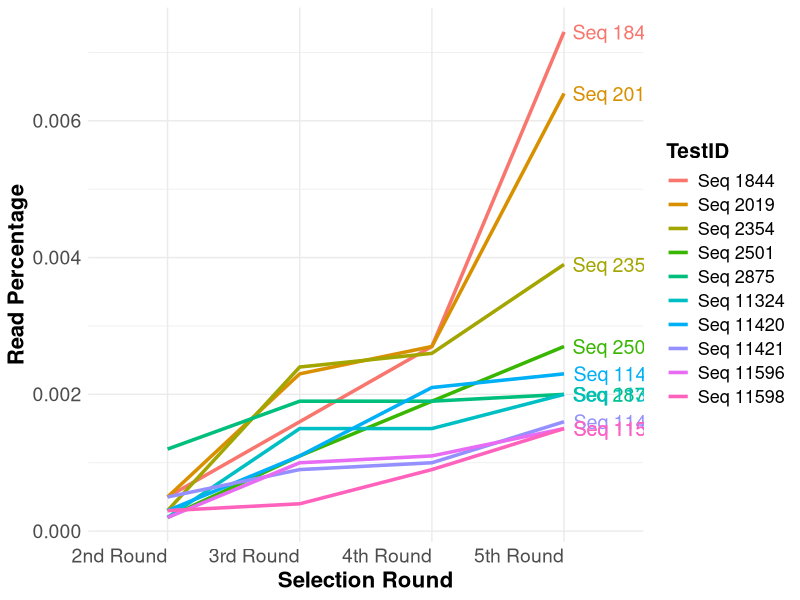

Write R code to recreate this figure.
library(ggplot2)
library(dplyr)
library(tidyr)

# Input data with check.names = FALSE to preserve column names
df <- data.frame(
  TestID = c("Seq 1844", "Seq 2019", "Seq 2354", "Seq 2501", "Seq 2875", "Seq 11324", "Seq 11420", "Seq 11421", "Seq 11596", "Seq 11598"),
  "2nd Round" = c(0.0005, 0.0005, 0.0003, 0.0002, 0.0012, 0.0002, 0.0003, 0.0005, 0.0002, 0.0003),
  "3rd Round" = c(0.0016, 0.0023, 0.0024, 0.0011, 0.0019, 0.0015, 0.0011, 0.0009, 0.0010, 0.0004),
  "4th Round" = c(0.0027, 0.0027, 0.0026, 0.0019, 0.0019, 0.0015, 0.0021, 0.0010, 0.0011, 0.0009),
  "5th Round" = c(0.0073, 0.0064, 0.0039, 0.0027, 0.0020, 0.0020, 0.0023, 0.0016, 0.0015, 0.0015),
  check.names = FALSE
)

# Convert to long format and preserve ordering
df_long <- df %>%
  mutate(TestID = factor(TestID, levels = TestID)) %>%
  pivot_longer(cols = -TestID, names_to = "Round", values_to = "Percentage") %>%
  mutate(Round = factor(Round, levels = c("2nd Round", "3rd Round", "4th Round", "5th Round")))

# Plot
ggplot(df_long, aes(x = Round, y = Percentage, group = TestID, color = TestID)) +
  geom_line(size = 1.2) +
  geom_text(
    data = df_long %>% filter(Round == "5th Round"),
    aes(label = TestID),
    hjust = -0.1, size = 5, show.legend = FALSE
  ) +
  theme_minimal() +
  theme(
    axis.title = element_text(size = 16, face = "bold"),
    axis.text = element_text(size = 14),
    legend.title = element_text(size = 15, face = "bold"),
    legend.text = element_text(size = 13),
    axis.text.x = element_text(angle = 0, hjust = 1)
  ) +
  labs(
    x = "Selection Round",
    y = "Read Percentage",
    color = "TestID"
  )
